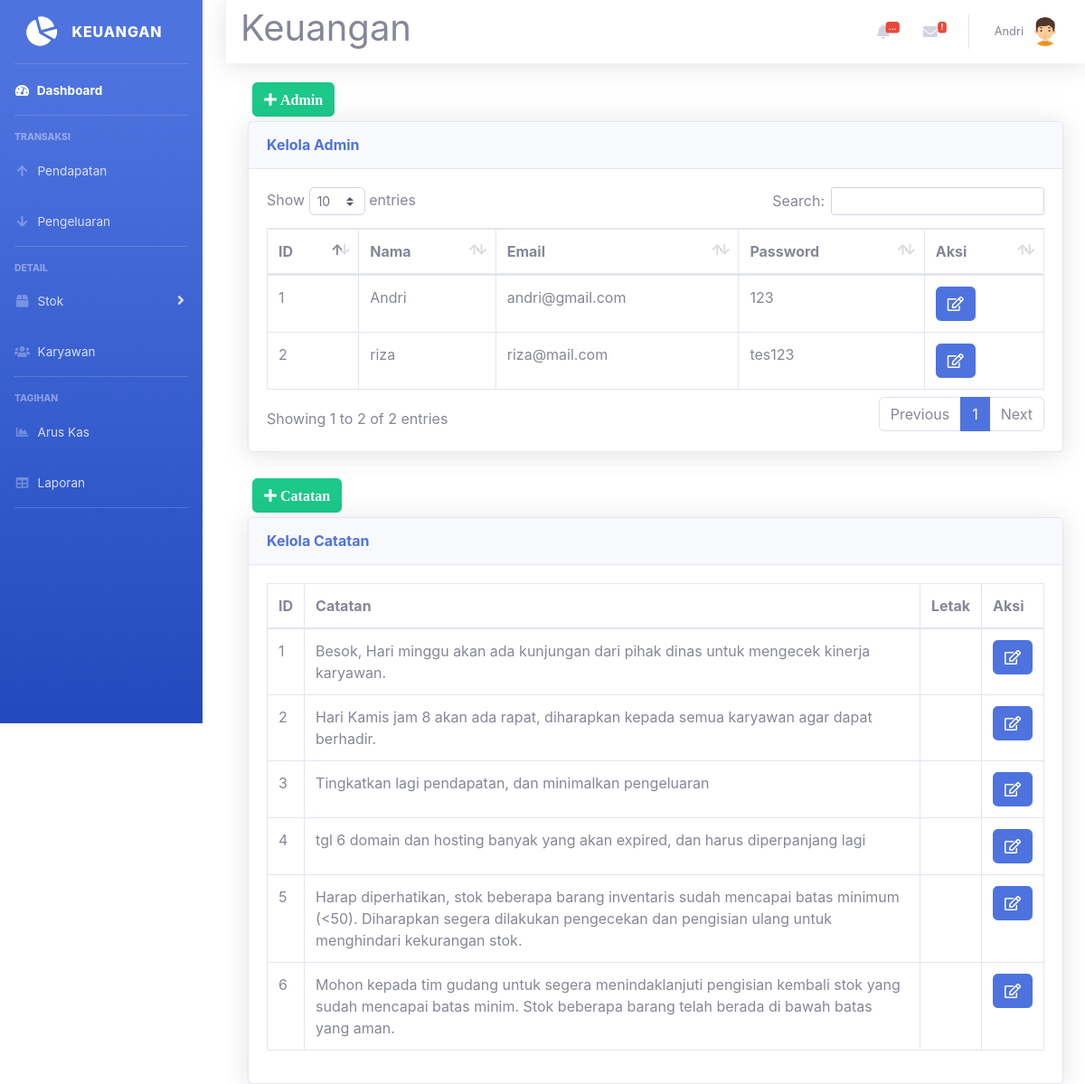
Page /profile.php (signed in) on the committed database.
### tables this page shows
CREATE TABLE `catatan` (
  `id_catatan` int NOT NULL,
  `catatan` text NOT NULL,
  `id_admin` int NOT NULL
);

### profile.php (the view, shortened to what this page needs)
<!DOCTYPE html>
<html lang="en">
<head>
  <link href="vendor/fontawesome-free/css/all.min.css" rel="stylesheet" type="text/css">
  <link href="css/sb-admin-2.min.css" rel="stylesheet">
  <link href="css/cssku.css" rel="stylesheet">
  <link href="vendor/datatables/dataTables.bootstrap4.min.css" rel="stylesheet">
</head>
<body id="page-top">
  <?php require 'koneksi.php'; ?>
  <?php require 'sidebar.php'; ?>
  <div id="content">
    <?php require 'navbar.php'; ?>
    <div class="container-fluid">
      <?php
      if ($_SESSION['id'] == 1) {
        $lihat = 'none';
      } else {
        $lihat = 'hidden';
      };
      ?>
      <button type="button" class="btn btn-success" style="margin:5px; visibility:<?= $lihat ?>" data-toggle="modal" data-target="#myModalTambah"><i class="fa fa-plus"> Admin</i></button><br>
      <div class="card shadow mb-4">
        <div class="card-header py-3">
          <h6 class="m-0 font-weight-bold text-primary">Kelola Admin</h6>
        </div>
        <div class="card-body">
          <div class="table-responsive">
            <table class="table table-bordered" id="dataTable" width="100%" cellspacing="0">
              <thead>
                <tr>
                  <th>ID</th>
                  <th>Nama</th>
                  <th>Email</th>
                  <th>Password</th>
                  <th>Aksi</th>
                </tr>
              </thead>
              <tbody>
                <?php
                $id = $_SESSION['id'];
                if ($id == 1) {
                  $query = mysqli_query($koneksi, "SELECT * FROM admin");
                } else {
                  $query = mysqli_query($koneksi, "SELECT * FROM admin where id_admin = '$id'");
                }
                while ($data = mysqli_fetch_assoc($query)) {
                ?>
                  <tr>
                    <td><?= $data['id_admin'] ?></td>
                    <td><?= $data['nama'] ?></td>
                    <td><?= $data['email'] ?></td>
                    <td><?= $data['pass'] ?></td>
                    <td>
                      <a href="#" type="button" class=" fa fa-edit btn btn-primary btn-md" data-toggle="modal" data-target="#myModal<?php echo $data['id_admin']; ?>"></a>
                    </td>
                  </tr>
          </div>
        <?php
                }
        ?>
        </div>
      </div>
    </div>
    <button type="button" class="btn btn-success" style="margin:5px; visibility:<?= $lihat ?>" data-toggle="modal" data-target="#myModalTambahC"><i class="fa fa-plus"> Catatan</i></button><br>
    <div class="card shadow mb-4">
      <div class="card-header py-3">
        <h6 class="m-0 font-weight-bold text-primary">Kelola Catatan</h6>
      </div>
      <div class="card-body">
        <div class="table-responsive">
          <table class="table table-bordered" id="dataTable" width="100%" cellspacing="0">
            <thead>
              <tr>
                <th>ID</th>
                <th>Catatan</th>
                <th>Letak</th>
                <th>Aksi</th>
              </tr>
            </thead>
            <tbody>
              <?php
              $query = mysqli_query($koneksi, "SELECT * FROM catatan");
              while ($data = mysqli_fetch_assoc($query)) {
              ?>
                <tr>
                  <td><?= $data['id_catatan'] ?></td>
                  <td><?= $data['catatan'] ?></td>
                  <td><?= $data['letak'] ?></td>
                  <td>
                    <a href="#" type="button" class=" fa fa-edit btn btn-primary btn-md" data-toggle="modal" data-target="#myModalC<?php echo $data['id_catatan']; ?>"></a>
                  </td>
                </tr>
        </div>
      <?php
              }
      ?>
  <?php require 'footer.php' ?>
</body>
</html>

### sidebar.php (style rules this page uses)
body { overflow-x: hidden; }
#content { margin-left: 250px; flex-grow: 1; }
.container-fluid { padding-top: 30px; height: calc(100vh - 56px); }
#content { margin-top: 56px; }

### rows in the picture
catatan: id_catatan "1", catatan "Besok, Hari minggu akan ada kunjungan dari pihak dinas untuk mengecek kinerja karyawan."
catatan: id_catatan "2", catatan "Hari Kamis jam 8 akan ada rapat, diharapkan kepada semua karyawan agar dapat berhadir."
catatan: id_catatan "3", catatan "Tingkatkan lagi pendapatan, dan minimalkan pengeluaran"
catatan: id_catatan "4", catatan "tgl 6 domain dan hosting banyak yang akan expired, dan harus diperpanjang lagi"
catatan: id_catatan "5", catatan "Harap diperhatikan, stok beberapa barang inventaris sudah mencapai batas minimum (<50). Diharapkan segera dilakukan pengecekan dan pengisian ulang untuk menghindari kekurangan stok."
catatan: id_catatan "6", catatan "Mohon kepada tim gudang untuk segera menindaklanjuti pengisian kembali stok yang sudah mencapai batas minim. Stok beberapa barang telah berada di bawah batas yang aman."

### other values in the picture
$_SESSION['nama'] "Andri"
$data['id_admin'] "1"
$data['nama'] "Andri"
$data['email'] "andri@gmail.com"
$data['pass'] "123"
$data['id_admin'] "2"
$data['nama'] "riza"
$data['email'] "riza@mail.com"
$data['pass'] "tes123"
